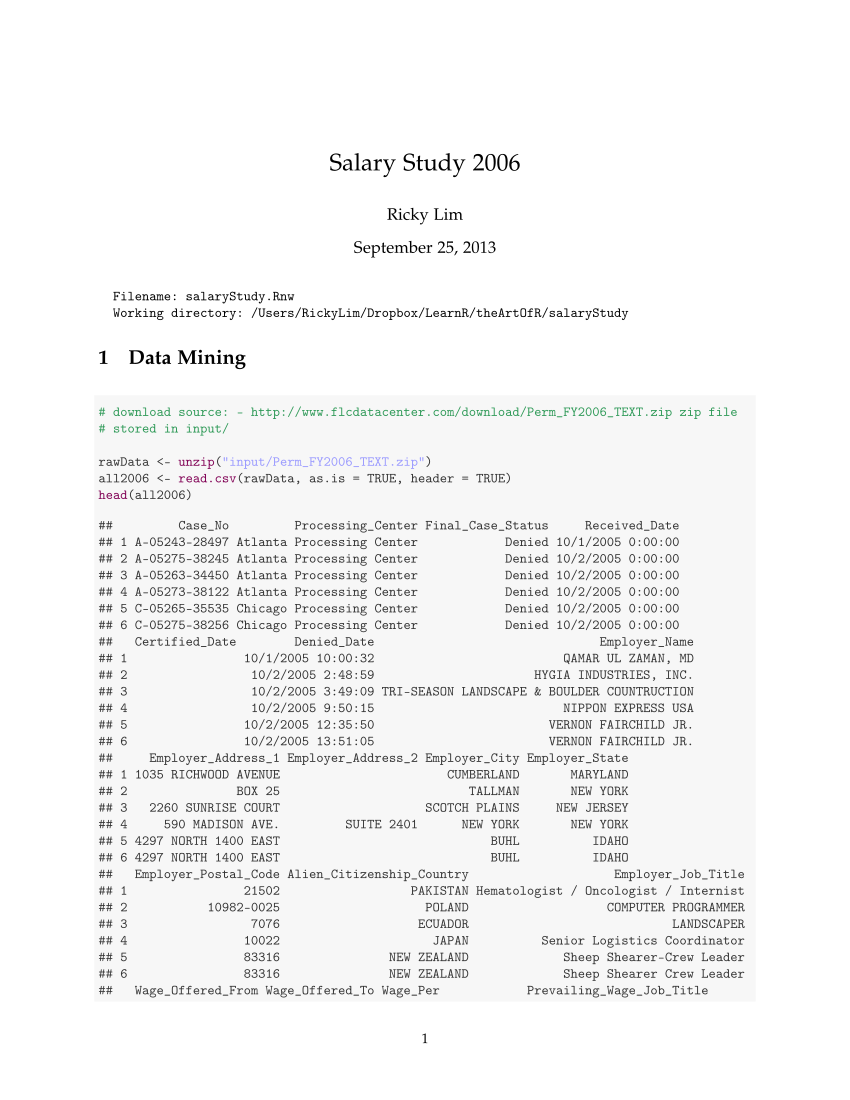

This figure's R source:


# set global chunk options
# for figures
opts_chunk$set(fig.path='figs/', fig.align='center', fig.show='hold',
               dev='CairoPDF', out.width='.4\\linewidth')
# replacing "=" into "->" to make it R thing
options(replace.assign=TRUE,width=90)
# caching chunks
opts_chunk$set(cache.extra = R.version,cache.path='cache/')
opts_chunk$set(cache.extra = rand_seed)




# download source:
# - http://www.flcdatacenter.com/download/Perm_FY2006_TEXT.zip
# zip file stored in input/

rawData <- unzip('input/Perm_FY2006_TEXT.zip')
all2006 <- read.csv(rawData, as.is=TRUE, header=TRUE)
head(all2006)



# cleaning
all2006 <- within(all2006, {
  Wage_Offered_From <- as.numeric(gsub("\\$", "", Wage_Offered_From))
  Prevailing_Wage_Amount <- as.numeric(gsub("\\$", "", Prevailing_Wage_Amount))
  rat <- Wage_Offered_From/Prevailing_Wage_Amount
  })

head(all2006)

# filtering
all2006 <- subset(all2006,
                  Wage_Per=="Year" &  
                  Wage_Offered_From > 20000 &
                  Prevailing_Wage_Amount > 200
                  )



# selection based on professions
se2006 <- subset(all2006, grepl("Software Engineer", Prevailing_Wage_Job_Title))
prg2006 <- subset(all2006, grepl("Programmer", Prevailing_Wage_Job_Title))
ee2006 <- subset(all2006, grepl("Electronics Engineer", 
                                 Prevailing_Wage_Job_Title))



medRat <- function(dataFrame){
  return (median(dataFrame$rat, na.rm=TRUE))
}

makeCorp <- function(corpName){
  return (subset(all2006, Employer_Name == corpName))
}

# selection based on corporates iteratively
# make an object iterativey
# e.g employer microsoft corporation as ms2006
corpList <- c("MICROSOFT CORPORATION", "ms", 
              "INTEL CORPORATION", "intel",
              "SUN MICROSYSTEMS, INC.", "sun",
              "GOOGLE INC.", "google")

for (i in 1:(length(corpList)/2)) {
  corp <- corpList[2*i-1]
  newdtf <- paste(corpList[2*i], "2006", sep="")
  assign(newdtf, makeCorp(corp), pos=.GlobalEnv)
}

head(google2006)[5:10]
head(sun2006)[5:10]
head(intel2006)[5:10]

# for professional list iteratively
prof_list <- c('Software Engineer', 'se',
               'Programmer', 'prg',
               'Electronics Engineer', 'ee')

makeProf <- function(Prof){
  return (subset(all2006, Prevailing_Wage_Job_Title == Prof))
}

for (i in 1: (length(prof_list)/2)) {
  prof <- prof_list[2*i - 1]
  newdtf <- paste(prof_list[2*i], '2007', sep="")
  assign(newdtf, makeProf(prof), pos=.GlobalEnv)
}
head(2007)




sessionInfo()



library(knitr)
knit("salaryStudy.Rnw" ) # compile to tex
purl("salaryStudy.Rnw", documentation = 0) # extract R code only
knit2pdf("salaryStudy.Rnw")
